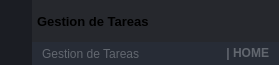
        <widget class="QFrame" name="frame_top">
         <property name="minimumSize">
          <size>
           <width>0</width>
           <height>65</height>
          </size>
         </property>
         <property name="maximumSize">
          <size>
           <width>16777215</width>
           <height>65</height>
          </size>
         </property>
         <property name="styleSheet">
          <string notr="true">background-color: transparent;</string>
         </property>
         <property name="frameShape">
          <enum>QFrame::NoFrame</enum>
         </property>
         <property name="frameShadow">
          <enum>QFrame::Raised</enum>
         </property>
         <layout class="QHBoxLayout" name="horizontalLayout_3">
          <property name="spacing">
           <number>0</number>
          </property>
          <property name="leftMargin">
           <number>0</number>
          </property>
          <property name="topMargin">
           <number>0</number>
          </property>
          <property name="rightMargin">
           <number>0</number>
          </property>
          <property name="bottomMargin">
           <number>0</number>
          </property>
          <item>
           <widget class="QFrame" name="frame_toggle">
            <property name="maximumSize">
             <size>
              <width>70</width>
              <height>16777215</height>
             </size>
            </property>
            <property name="styleSheet">
             <string notr="true">background-color: rgb(27, 29, 35);</string>
            </property>
            <property name="frameShape">
             <enum>QFrame::NoFrame</enum>
            </property>
            <property name="frameShadow">
             <enum>QFrame::Raised</enum>
            </property>
            <layout class="QVBoxLayout" name="verticalLayout_3">
             <property name="spacing">
              <number>0</number>
             </property>
             <property name="leftMargin">
              <number>0</number>
             </property>
             <property name="topMargin">
              <number>0</number>
             </property>
             <property name="rightMargin">
              <number>0</number>
             </property>
             <property name="bottomMargin">
              <number>0</number>
             </property>
             <item>
              <widget class="QPushButton" name="btn_toggle_menu">
               <property name="sizePolicy">
                <sizepolicy hsizetype="Expanding" vsizetype="Expanding">
                 <horstretch>0</horstretch>
                 <verstretch>0</verstretch>
                </sizepolicy>
               </property>
               <property name="styleSheet">
                <string notr="true">QPushButton {
	background-image: url(:/24x24/icons/24x24/cil-menu.png);
	background-position: center;
	background-repeat: no-reperat;
	border: none;
	background-color: rgb(27, 29, 35);
}
QPushButton:hover {
	background-color: rgb(33, 37, 43);
}
QPushButton:pressed {	
	background-color: rgb(85, 170, 255);
}</string>
               </property>
               <property name="text">
                <string/>
               </property>
              </widget>
             </item>
            </layout>
           </widget>
          </item>
          <item>
           <widget class="QFrame" name="frame_top_right">
            <property name="styleSheet">
             <string notr="true">background: transparent;</string>
            </property>
            <property name="frameShape">
             <enum>QFrame::NoFrame</enum>
            </property>
            <property name="frameShadow">
             <enum>QFrame::Raised</enum>
            </property>
            <layout class="QVBoxLayout" name="verticalLayout_2">
             <property name="spacing">
              <number>0</number>
             </property>
             <property name="leftMargin">
              <number>0</number>
             </property>
             <property name="topMargin">
              <number>0</number>
             </property>
             <property name="rightMargin">
              <number>0</number>
             </property>
             <property name="bottomMargin">
              <number>0</number>
             </property>
             <item>
              <widget class="QFrame" name="frame_top_btns">
               <property name="maximumSize">
                <size>
                 <width>16777215</width>
                 <height>42</height>
                </size>
               </property>
               <property name="styleSheet">
                <string notr="true">background-color: rgba(27, 29, 35, 200)</string>
               </property>
               <property name="frameShape">
                <enum>QFrame::NoFrame</enum>
               </property>
               <property name="frameShadow">
                <enum>QFrame::Raised</enum>
               </property>
               <layout class="QHBoxLayout" name="horizontalLayout_4">
                <property name="spacing">
                 <number>0</number>
                </property>
                <property name="leftMargin">
                 <number>0</number>
                </property>
                <property name="topMargin">
                 <number>0</number>
                </property>
                <property name="rightMargin">
                 <number>0</number>
                </property>
                <property name="bottomMargin">
                 <number>0</number>
                </property>
                <item>
                 <widget class="QFrame" name="frame_label_top_btns">
                  <property name="sizePolicy">
                   <sizepolicy hsizetype="Expanding" vsizetype="Preferred">
                    <horstretch>0</horstretch>
                    <verstretch>0</verstretch>
                   </sizepolicy>
                  </property>
                  <property name="frameShape">
                   <enum>QFrame::NoFrame</enum>
                  </property>
                  <property name="frameShadow">
                   <enum>QFrame::Raised</enum>
                  </property>
                  <layout class="QHBoxLayout" name="horizontalLayout_10">
                   <property name="spacing">
                    <number>0</number>
                   </property>
                   <property name="leftMargin">
                    <number>5</number>
                   </property>
                   <property name="topMargin">
                    <number>0</number>
                   </property>
                   <property name="rightMargin">
                    <number>10</number>
                   </property>
                   <property name="bottomMargin">
                    <number>0</number>
                   </property>
                   <item>
                    <widget class="QFrame" name="frame_icon_top_bar">
                     <property name="maximumSize">
                      <size>
                       <width>30</width>
                       <height>30</height>
                      </size>
                     </property>
                     <property name="styleSheet">
                      <string notr="true">background: transparent;
background-image: url(:/16x16/icons/16x16/cil-terminal.png);
background-position: center;
background-repeat: no-repeat;
</string>
                     </property>
                     <property name="frameShape">
                      <enum>QFrame::StyledPanel</enum>
                     </property>
                     <property name="frameShadow">
                      <enum>QFrame::Raised</enum>
                     </property>
                    </widget>
                   </item>
                   <item>
                    <widget class="QLabel" name="label_title_bar_top">
                     <property name="font">
                      <font>
                       <family>Segoe UI</family>
                       <pointsize>10</pointsize>
                       <weight>75</weight>
                       <bold>true</bold>
                      </font>
                     </property>
                     <property name="styleSheet">
                      <string notr="true">background: transparent;
</string>
                     </property>
                     <property name="text">
                      <string>Gestion de Tareas</string>
                     </property>
                    </widget>
                   </item>
                  </layout>
                 </widget>
                </item>
                <item>
                 <widget class="QFrame" name="frame_btns_right">
                  <property name="sizePolicy">
                   <sizepolicy hsizetype="Expanding" vsizetype="Preferred">
                    <horstretch>0</horstretch>
                    <verstretch>0</verstretch>
                   </sizepolicy>
                  </property>
                  <property name="maximumSize">
                   <size>
                    <width>120</width>
                    <height>16777215</height>
                   </size>
                  </property>
                  <property name="frameShape">
                   <enum>QFrame::NoFrame</enum>
                  </property>
                  <property name="frameShadow">
                   <enum>QFrame::Raised</enum>
                  </property>
                  <layout class="QHBoxLayout" name="horizontalLayout_5">
                   <property name="spacing">
                    <number>0</number>
                   </property>
                   <property name="leftMargin">
                    <number>0</number>
                   </property>
                   <property name="topMargin">
                    <number>0</number>
                   </property>
                   <property name="rightMargin">
                    <number>0</number>
                   </property>
                   <property name="bottomMargin">
                    <number>0</number>
                   </property>
                   <item>
                    <widget class="QPushButton" name="btn_minimize">
                     <property name="sizePolicy">
                      <sizepolicy hsizetype="Minimum" vsizetype="Expanding">
                       <horstretch>0</horstretch>
                       <verstretch>0</verstretch>
                      </sizepolicy>
                     </property>
                     <property name="minimumSize">
                      <size>
                       <width>40</width>
                       <height>0</height>
                      </size>
                     </property>
                     <property name="maximumSize">
                      <size>
                       <width>40</width>
                       <height>16777215</height>
                      </size>
                     </property>
                     <property name="toolTip">
                      <string>Minimize</string>
                     </property>
                     <property name="styleSheet">
                      <string notr="true">QPushButton {	
	border: none;
	background-color: transparent;
}
QPushButton:hover {
	background-color: rgb(52, 59, 72);
}
QPushButton:pressed {	
	background-color: rgb(85, 170, 255);
}</string>
                     </property>
                     <property name="text">
                      <string/>
                     </property>
                     <property name="icon">
                      <iconset resource="files.qrc">
                       <normaloff>:/16x16/icons/16x16/cil-window-minimize.png</normaloff>:/16x16/icons/16x16/cil-window-minimize.png</iconset>
                     </property>
                    </widget>
                   </item>
                   <item>
                    <widget class="QPushButton" name="btn_maximize_restore">
                     <property name="sizePolicy">
                      <sizepolicy hsizetype="Minimum" vsizetype="Expanding">
                       <horstretch>0</horstretch>
                       <verstretch>0</verstretch>
                      </sizepolicy>
                     </property>
                     <property name="minimumSize">
                      <size>
                       <width>40</width>
                       <height>0</height>
                      </size>
                     </property>
                     <property name="maximumSize">
                      <size>
                       <width>40</width>
                       <height>16777215</height>
                      </size>
                     </property>
                     <property name="toolTip">
                      <string>Maximize</string>
                     </property>
                     <property name="styleSheet">
                      <string notr="true">QPushButton {	
	border: none;
	background-color: transparent;
}
QPushButton:hover {
	background-color: rgb(52, 59, 72);
}
QPushButton:pressed {	
	background-color: rgb(85, 170, 255);
}</string>
                     </property>
                     <property name="text">
                      <string/>
                     </property>
                     <property name="icon">
                      <iconset resource="files.qrc">
                       <normaloff>:/16x16/icons/16x16/cil-window-maximize.png</normaloff>:/16x16/icons/16x16/cil-window-maximize.png</iconset>
                     </property>
                    </widget>
                   </item>
                   <item>
                    <widget class="QPushButton" name="btn_close">
                     <property name="sizePolicy">
                      <sizepolicy hsizetype="Minimum" vsizetype="Expanding">
                       <horstretch>0</horstretch>
                       <verstretch>0</verstretch>
                      </sizepolicy>
                     </property>
                     <property name="minimumSize">
                      <size>
                       <width>40</width>
                       <height>0</height>
                      </size>
                     </property>
                     <property name="maximumSize">
                      <size>
                       <width>40</width>
                       <height>16777215</height>
                      </size>
                     </property>
                     <property name="toolTip">
                      <string>Close</string>
                     </property>
                     <property name="styleSheet">
                      <string notr="true">QPushButton {	
	border: none;
	background-color: transparent;
}
QPushButton:hover {
	background-color: rgb(52, 59, 72);
}
QPushButton:pressed {	
	background-color: rgb(85, 170, 255);
}</string>
                     </property>
                     <property name="text">
                      <string/>
                     </property>
                     <property name="icon">
                      <iconset resource="files.qrc">
                       <normaloff>:/16x16/icons/16x16/cil-x.png</normaloff>:/16x16/icons/16x16/cil-x.png</iconset>
                     </property>
                    </widget>
                   </item>
                  </layout>
                 </widget>
                </item>
               </layout>
              </widget>
             </item>
             <item>
              <widget class="QFrame" name="frame_top_info">
               <property name="maximumSize">
                <size>
                 <width>16777215</width>
                 <height>65</height>
                </size>
               </property>
               <property name="styleSheet">
                <string notr="true">background-color: rgb(39, 44, 54);</string>
               </property>
               <property name="frameShape">
                <enum>QFrame::NoFrame</enum>
               </property>
               <property name="frameShadow">
                <enum>QFrame::Raised</enum>
               </property>
               <layout class="QHBoxLayout" name="horizontalLayout_8">
                <property name="spacing">
                 <number>0</number>
                </property>
                <property name="leftMargin">
                 <number>10</number>
                </property>
                <property name="topMargin">
                 <number>0</number>
                </property>
                <property name="rightMargin">
                 <number>10</number>
                </property>
                <property name="bottomMargin">
                 <number>0</number>
                </property>
                <item>
                 <widget class="QLabel" name="label_top_info_1">
                  <property name="maximumSize">
                   <size>
                    <width>16777215</width>
                    <height>15</height>
                   </size>
                  </property>
                  <property name="font">
                   <font>
                    <family>Segoe UI</family>
                   </font>
                  </property>
                  <property name="styleSheet">
                   <string notr="true">color: rgb(98, 103, 111); </string>
                  </property>
                  <property name="text">
                   <string>Gestion de Tareas</string>
                  </property>
                 </widget>
                </item>
                <item>
                 <widget class="QLabel" name="label_top_info_2">
                  <property name="minimumSize">
                   <size>
                    <width>0</width>
                    <height>0</height>
                   </size>
                  </property>
                  <property name="maximumSize">
                   <size>
                    <width>250</width>
                    <height>20</height>
                   </size>
                  </property>
                  <property name="font">
                   <font>
                    <family>Segoe UI</family>
                    <weight>75</weight>
                    <bold>true</bold>
                   </font>
                  </property>
                  <property name="styleSheet">
                   <string notr="true">color: rgb(98, 103, 111);</string>
                  </property>
                  <property name="text">
                   <string>| HOME</string>
                  </property>
                  <property name="alignment">
                   <set>Qt::AlignRight|Qt::AlignTrailing|Qt::AlignVCenter</set>
                  </property>
                 </widget>
                </item>
               </layout>
              </widget>
             </item>
            </layout>
           </widget>
          </item>
         </layout>
        </widget>
